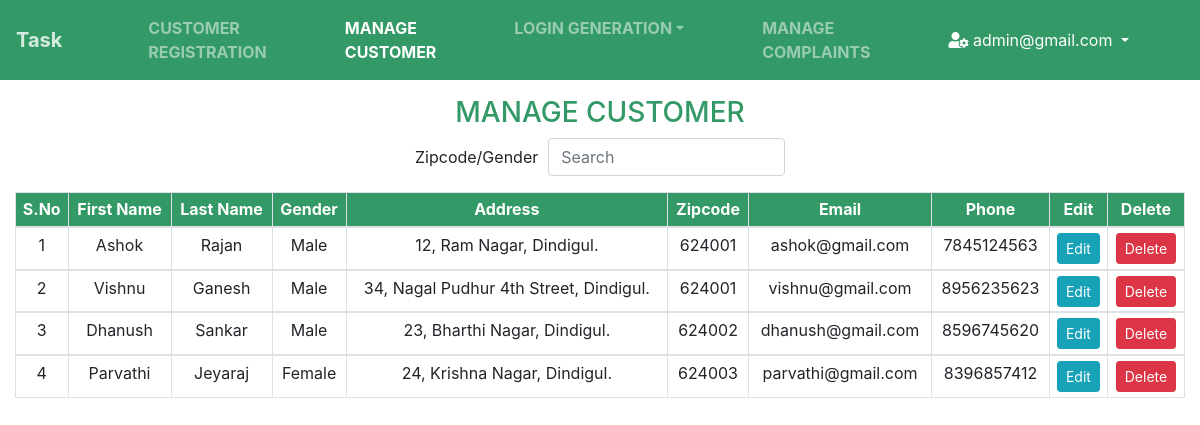
Page /managecustomer.php (signed in) on the committed database.
### tables this page shows
CREATE TABLE `customer` (
  `id` int(11) NOT NULL,
  `firstname` varchar(30) NOT NULL,
  `lastname` varchar(30) NOT NULL,
  `gender` varchar(10) NOT NULL,
  `address` text NOT NULL,
  `zipcode` int(11) NOT NULL,
  `email` varchar(30) NOT NULL,
  `mobile` varchar(15) NOT NULL
);

### managecustomer.php (the view, shortened to what this page needs)
<?php
	$current_page="managecustomer";
	include "header.php";
	include "connect.php";
?>
	<h3 id="heading">MANAGE CUSTOMER</h3>
	<div class="row">
		<div class="col-md-4"></div>
		<div class="col-md-4">
			<div class="form-group row" style="text-align:center;">
				<label class="col-md-4 col-form-label">Zipcode/Gender</label>
				<div class="col-md-8">
					<input type="text" class="form-control" id="search" name="search" placeholder="Search">
				</div>
			</div>
		</div>
		<div class="col-md-4"></div>
	</div>
	<div class="table-responsive">
		<table class="table table-bordered table-sm">
			<thead class="thead">
				<tr>
					<th>S.No</th>
					<th>First Name</th>
					<th>Last Name</th>
					<th>Gender</th>
					<th>Address</th>
					<th>Zipcode</th>
					<th>Email</th>
					<th>Phone</th>
					<th>Edit</th>
					<th>Delete</th>
				</tr>
			</thead>
			<?php
				$result=mysql_query("select * from customer order by id",$con);
				for($i=1;$row=mysql_fetch_array($result);)
				{
			?>
			<tbody id="data">
				<tr>
					<td><?php echo $i++; ?></td>
					<td><?php echo $row["firstname"]; ?></td>
					<td><?php echo $row["lastname"]; ?></td>
					<td><?php echo $row["gender"]; ?></td>
					<td><?php echo $row["address"]; ?></td>
					<td><?php echo $row["zipcode"]; ?></td>
					<td><?php echo $row["email"]; ?></td>
					<td><?php echo $row["mobile"]; ?></td>
					<td><a class="btn btn-info btn-sm edit" myid="<?php echo $row["id"]; ?>" data-toggle="modal" data-target="#crudmodal">Edit</a></td>
					<td><a class="btn btn-danger btn-sm delete" did="<?php echo $row["id"]; ?>">Delete</a></td>
				</tr>
			</tbody>
			<?php
				}
			?>
		</table>
	</div>

### header.php (shortened to what this page needs)
<!DOCTYPE html>
<html lang="en">
<head>
	<link rel="stylesheet" href="css/bootstrap.min.css">
	<link rel="stylesheet" href="https://pro.fontawesome.com/releases/v5.10.0/css/all.css">
</head>
<body>
	<nav class="navbar navbar-expand-sm navbar-custom">
		<a href="#" class="navbar-brand"><b>Task</b></a>
		<div class="navbar-collapse collapse" id="navbarCustom">
			<ul class="navbar-nav">
				<?php
					if($_SESSION["status"]=="admin")
					{
				?>
					<li class="nav-item <?php if($current_page=="customerregistration") echo "active"; ?>">
						<a class="nav-link" href="customerregistration.php"><b>CUSTOMER REGISTRATION</b></a>
					</li>
					<li class="nav-item <?php if($current_page=="managecustomer") echo "active"; ?>">
						<a class="nav-link" href="managecustomer.php"><b>MANAGE CUSTOMER</b></a>
					</li>
					<li class="nav-item dropdown <?php if($current_page=="logingeneration"){ echo "active"; }?>">
					  <a class="nav-link dropdown-toggle" href="#" id="navbardrop" data-toggle="dropdown"><b>LOGIN GENERATION</b></a>
					</li>
					<li class="nav-item <?php if($current_page=="managecomplaint") echo "active"; ?>">
						<a class="nav-link" href="managecomplaint.php"><b>MANAGE COMPLAINTS</b></a>
					</li>
				<?php
					}
				?>
			</ul>
			<span class="ml-auto">
				<ul class="navbar-nav">
					  <?php
						if($_SESSION["name"]!="")
						{
					  ?>
						  <li class="nav-item dropdown active" id="mylogin">
							<a class="nav-link dropdown-toggle" href="#" id="navbarDropdownMenuLink" data-toggle="dropdown" aria-haspopup="true" aria-expanded="false">
							 <i class="fas fa-user-cog"></i> <?php echo $_SESSION["name"]; ?>
							</a>
						  </li>
					<?php
						}
						else
						{
					?>
						  <li class="nav-item dropdown active" id="mylogin">
							<a class="nav-link" href="login.php"><i id="iconlogin" class="fal fa-sign-in"></i> <b>LOGIN</b></a>
						  </li>
					<?php
						}
					?>
				</ul>
			</span>
		</div>
	</nav>
	<div class="container-fluid mt-3 mb-3">

### header.php (style rules this page uses)
.navbar-custom { background-color:#339966; }
.navbar-custom .navbar-brand, .navbar-custom .navbar-text { color: rgba(255,255,255,.8); font-size:20px; }
.navbar-custom .navbar-nav .nav-link { color: rgba(255,255,255,.5); padding-left:70px; }
.navbar-custom .nav-item.active .nav-link, .navbar-custom .nav-item:hover .nav-link { color: #ffffff; }
#mylogin { margin-right:50px; }

### managecustomer.php (style rules this page uses)
#heading { color:#339966; text-align:center; }
.thead { background-color:#339966; color:#fff; text-align:center; }
#data { text-align:center; }

### rows in the picture
customer: firstname "Ashok", lastname "Rajan", gender "Male", address "12, Ram Nagar, Dindigul.", zipcode "624001", email "ashok@gmail.com", mobile "7845124563"
customer: firstname "Vishnu", lastname "Ganesh", gender "Male", address "34, Nagal Pudhur 4th Street, Dindigul.", zipcode "624001", email "vishnu@gmail.com", mobile "8956235623"
customer: firstname "Dhanush", lastname "Sankar", gender "Male", address "23, Bharthi Nagar, Dindigul.", zipcode "624002", email "dhanush@gmail.com", mobile "8596745620"
customer: firstname "Parvathi", lastname "Jeyaraj", gender "Female", address "24, Krishna Nagar, Dindigul.", zipcode "624003", email "parvathi@gmail.com", mobile "8396857412"

### other values in the picture
$_SESSION["name"] "admin@gmail.com"
